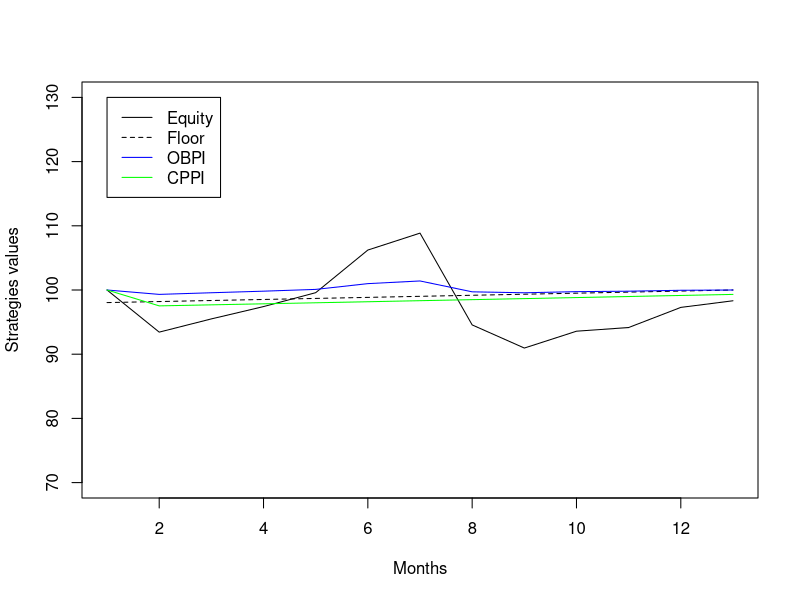

This chart was generated by the following R code:
#Packages
library(tidyverse)
library(scales)

# Initial variables
mu <- 0.05
sigma <- 0.20

# Simulation methodology
delta <- 1 / 12
mat <- 1
rf <- 0.02
strike <- 100
stress_2 <- 0.05
tol <- 0

set.seed(1234)

n <- mat / delta
u <- runif(n)

# Moments on simulation path
rf1 <- (1 + rf) ^ delta - 1
mu1 <- (1 + mu) ^ delta - 1
sigma1 <- sigma * sqrt(delta)

# Stock simulation
r <- qnorm(u, mu1, sigma1)
rPRN <- qnorm(u, rf1, sigma1)

equity <- numeric(n + 1)
equityRNP <- numeric(n + 1)
equity[1] <- strike
equityRNP[1] <- strike

for (i in 1:n)
{
  equity[i + 1] <- equity[i] * (1 + r[i])
  equityRNP[i + 1] <- equityRNP[i] * (1 + rPRN[i])
}

# Call simulation
call <- numeric(n + 1)
call[n + 1] <- max(0, equityRNP[n + 1] - strike)

for (i in 1:n)
{
  d0 <-
    ((rf - sigma ^ 2 / 2) * (mat - (i - 1) * delta) + log(equityRNP[i] / strike)) /
    (sigma * sqrt(mat - (i - 1) * delta))
  d1 <- d0 + sigma * sqrt(mat - (i - 1) * delta)
  call[i] <-
    equityRNP[i] * pnorm(d1) - strike * exp(-rf * (mat - (i - 1) * delta)) *
    pnorm(d0)
}

# Floor simulation
floor <- numeric(n + 1)

for (i in 1:(n + 1))
{
  floor[i] <- strike / (1 + rf) ^ (mat - (i - 1) * delta)
}

# OBPI simulation
obpi_call <- numeric(n + 1)
obpi_call[1] <- strike
gearing <- (obpi_call[1] - floor[1]) / call[1]

for (i in 1:n)
{
  obpi_call[i + 1] <- floor[i + 1] + gearing * call[i + 1]
}

# CPPI simulation
cppi <- numeric(n + 1)
cushion <- numeric(n + 1)
multiplier <- numeric(n + 1)
expo_exante <- numeric(n + 1)
expo_expost <- numeric(n + 1)
cppi[1] <- strike
cushion[1] <- cppi[1] - floor[1]
multiplier[1] <- 1 / stress_2
expo_exante[1] <- multiplier[1] * cushion[1]
expo_expost[1] <- expo_exante[1]
boundary_inf <- multiplier[1] * (1 - tol)
boundary_sup <- multiplier[1] * (1 + tol)

for (i in 1:n)
{
  expo_exante[i + 1] <- expo_expost[i] * equity[i + 1] / equity[i]
  cppi[i + 1] <-
    expo_exante[i + 1] + (cppi[i] - expo_expost[i]) * floor[i + 1] / floor[i]
  cushion[i + 1] <- cppi[i + 1] - floor[i + 1]
  multiplier[i + 1] <- expo_exante[i + 1] / cushion[i + 1]
  expo_expost[i + 1] <-
    ifelse(
      multiplier[i + 1] < boundary_inf ||
        multiplier[i + 1] > boundary_sup,
      multiplier[1],
      multiplier[i + 1]
    ) * ifelse(cushion[i + 1] < 0, 0, cushion[i + 1])
}

plot(equity, type = 'l', ylab = 'Strategies values', xlab = 'Months', ylim = c(70, 130))
lines(floor, lty = 2)
lines(obpi_call, col = 'blue')
lines(cppi, col = 'green')
leg.txt <- c("Equity", "Floor", "OBPI", "CPPI")
legend(1, 130, leg.txt, col = c("black", "black", "blue", "green"), lty = c(1, 2, 1, 1))
